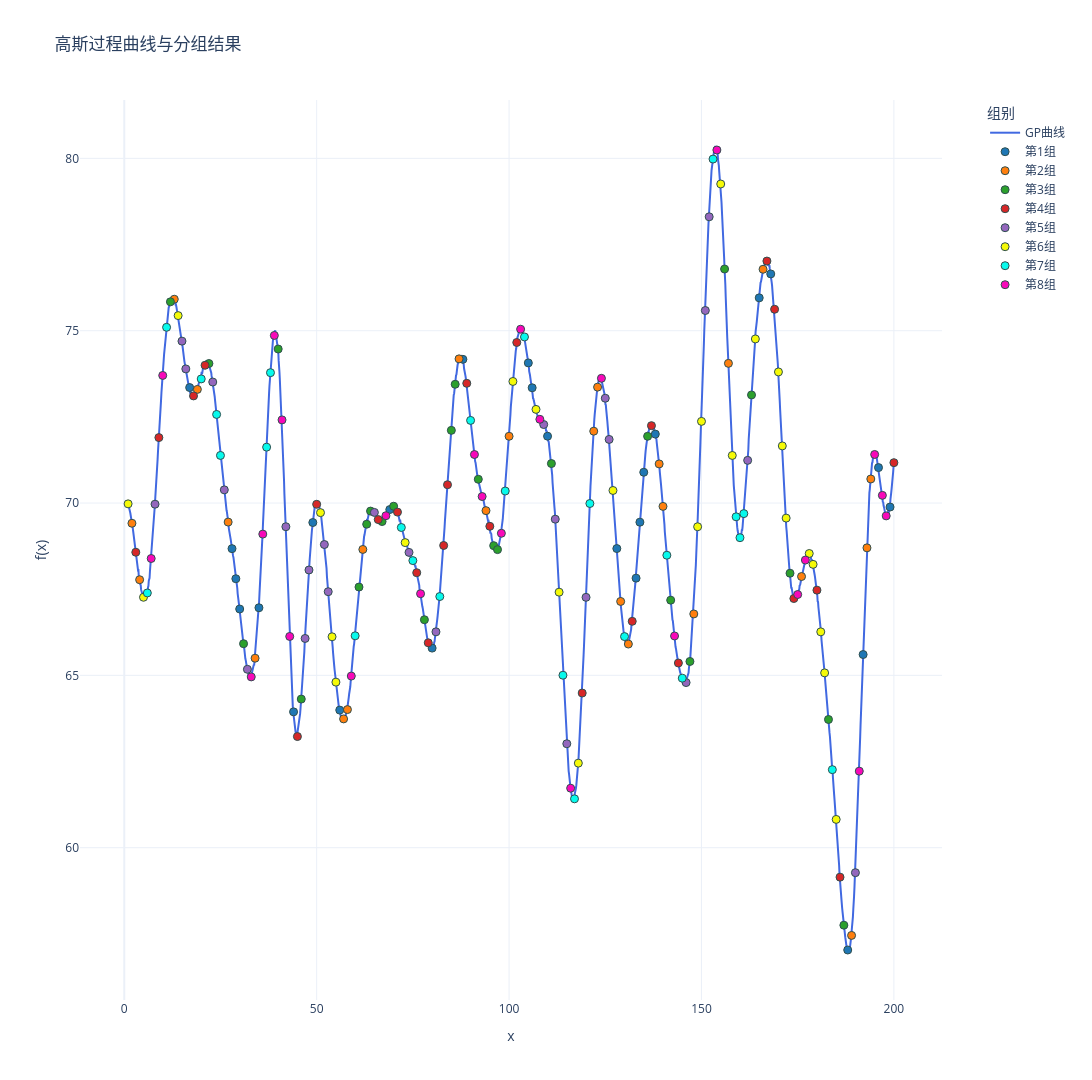

Write notebook code for a chart like this one.
### Code cell
import numpy as np
import plotly.graph_objects as go
from sklearn.gaussian_process import GaussianProcessRegressor
from sklearn.gaussian_process.kernels import RBF, ConstantKernel,WhiteKernel

import sys
import os
# 使用当前工作目录
project_root = os.path.dirname(os.getcwd())  # 获取当前目录的父目录
sys.path.insert(0, project_root)
from util.methods import assign_variances

seed = 15
# 定义核函数
kernel = ConstantKernel(25.0) * RBF(length_scale=4.0) + WhiteKernel(1e-3)
gp = GaussianProcessRegressor(kernel=kernel)

x_dense = np.linspace(1, 200, 2000).reshape(-1, 1)

y_dense = gp.sample_y(x_dense, n_samples=1, random_state=seed).flatten() + 70

# 提取整数点对应的y值
integer_points = np.arange(1, 201)
y_integers = y_dense[np.linspace(0, 1999, 200, dtype=int)]

# 计算整数点的协方差矩阵
cov_matrix = kernel(integer_points.reshape(-1,1))

# 计算相关性矩阵
std_dev = np.sqrt(np.diag(cov_matrix))  
corr_matrix = cov_matrix / np.outer(std_dev, std_dev)  

np.savetxt('Sigma1.txt', cov_matrix, 
           fmt='%.6f',
           header=f'高斯过程协方差矩阵(1-50整数点)\n核函数: {kernel}')

np.savetxt('correlation_matrix.txt', corr_matrix,
           fmt='%.6f',
           header=f'高斯过程相关性矩阵(1-50整数点)\n核函数: {kernel}')

np.savetxt('mu.txt', 
           y_integers,
           fmt='%.6f',
           header='真实均值')

# 创建蛇形分配的分组标签
sorted_indices = np.argsort(y_integers)  # 获取y值从小到大的索引
positions = np.arange(200)
round_num = positions // 8  # 每5个点改变一次方向
pos_in_round = positions % 8

# 蛇形分配逻辑：正向(0,1,2,3,4)和反向(4,3,2,1,0)交替
group_assignments = np.where(
    round_num % 2 == 0,
    pos_in_round,       # 正向分配：0,1,2,3,4,5,6,7
    7 - pos_in_round    # 反向分配：7,6,5,4,3,2,1,0
)

group_labels = np.zeros(200, dtype=int)
group_labels[sorted_indices] = group_assignments
group_names = [f"第{i+1}组" for i in range(8)]  # 组别名称

# 创建分组标签 (5组，蛇形分配)
group_labels = np.zeros(200, dtype=int)
for i in range(200):
    round_num = i // 8  # 每5个点一轮
    pos_in_round = i % 8
    
    if round_num % 2 == 0:  # 偶数轮：正向分配
        group = pos_in_round
    else:  # 奇数轮：反向分配
        group = 7 - pos_in_round
    
    group_labels[sorted_indices[i]] = group

group_names = [f"第{i+1}组" for i in range(8)]  # 组别名称

fig = go.Figure()

fig.add_trace(go.Scatter(
    x=x_dense.flatten(), 
    y=y_dense,
    mode='lines',
    name='GP曲线',
    line=dict(color='royalblue', width=2)
))

colors = ['#1f77b4', '#ff7f0e', '#2ca02c', '#d62728', '#9467bd', '#f5fa07', '#07faec', '#f808b9']  # 8种不同颜色
for group in range(8):
    mask = (group_labels == group)
    fig.add_trace(go.Scatter(
        x=integer_points[mask],
        y=y_integers[mask],
        mode='markers',
        name=group_names[group],
        marker=dict(
            color=colors[group],
            size=8,
            line=dict(width=1, color='DarkSlateGrey')
    )))

fig.update_layout(
    title='高斯过程曲线与分组结果',
    xaxis_title='x',
    yaxis_title='f(x)',
    template='plotly_white',
    height=1080,
    width=1920,
    legend=dict(
        title='组别',
        x=1.05,
        y=1,
        xanchor='left',
        yanchor='top',
        bgcolor='rgba(255,255,255,0.8)'
    ),
    margin=dict(r=150) 
)

fig.show()

### Figure 1 — Plotly figure (JSON) as saved in the notebook; plotly's stock layout.template omitted (floating-point values rounded to 4 significant figures; data arrays with more than 128 entries replaced by an {"elided": "..."} marker saying what was removed)
{"data": [{"line": {"color": "royalblue", "width": 2}, "mode": "lines", "name": "GP曲线", "type": "scatter", "x": {"elided": "2000 float values"}, "y": {"elided": "2000 float values"}}, {"marker": {"color": "#1f77b4", "line": {"color": "DarkSlateGrey", "width": 1}, "size": 8}, "mode": "markers", "name": "第1组", "type": "scatter", "x": [17, 28, 29, 30, 35, 44, 49, 56, 69, 80, 88, 105, 106, 110, 128, 133, 134, 135, 138, 165, 168, 188, 192, 196, 199], "y": [73.35, 68.68, 67.8, 66.93, 66.96, 63.94, 69.43, 63.99, 69.81, 65.79, 74.17, 74.07, 73.34, 71.94, 68.68, 67.82, 69.44, 70.89, 72.0, 75.95, 76.65, 57.03, 65.6, 71.03, 69.88]}, {"marker": {"color": "#ff7f0e", "line": {"color": "DarkSlateGrey", "width": 1}, "size": 8}, "mode": "markers", "name": "第2组", "type": "scatter", "x": [2, 4, 13, 19, 27, 34, 57, 58, 62, 87, 94, 100, 122, 123, 129, 131, 139, 140, 148, 157, 166, 176, 189, 193, 194], "y": [69.41, 67.78, 75.91, 73.3, 69.45, 65.5, 63.74, 64.01, 68.65, 74.18, 69.78, 71.94, 72.08, 73.36, 67.14, 65.91, 71.14, 69.9, 66.78, 74.05, 76.78, 67.87, 57.45, 68.7, 70.7]}, {"marker": {"color": "#2ca02c", "line": {"color": "DarkSlateGrey", "width": 1}, "size": 8}, "mode": "markers", "name": "第3组", "type": "scatter", "x": [12, 22, 31, 40, 46, 61, 63, 64, 67, 70, 78, 85, 86, 92, 96, 97, 111, 136, 142, 147, 156, 163, 173, 183, 187], "y": [75.84, 74.05, 65.92, 74.47, 64.31, 67.56, 69.39, 69.77, 69.46, 69.91, 66.61, 72.11, 73.45, 70.69, 68.76, 68.65, 71.15, 71.94, 67.18, 65.4, 76.79, 73.14, 67.96, 63.72, 57.75]}, {"marker": {"color": "#d62728", "line": {"color": "DarkSlateGrey", "width": 1}, "size": 8}, "mode": "markers", "name": "第4组", "type": "scatter", "x": [3, 9, 18, 21, 45, 50, 66, 71, 76, 79, 83, 84, 89, 95, 102, 119, 132, 137, 144, 167, 169, 174, 180, 186, 200], "y": [68.57, 71.9, 73.11, 74.0, 63.22, 69.96, 69.52, 69.74, 67.98, 65.94, 68.77, 70.53, 73.47, 69.33, 74.66, 64.49, 66.57, 72.25, 65.36, 77.02, 75.62, 67.23, 67.47, 59.14, 71.17]}, {"marker": {"color": "#9467bd", "line": {"color": "DarkSlateGrey", "width": 1}, "size": 8}, "mode": "markers", "name": "第5组", "type": "scatter", "x": [8, 15, 16, 23, 26, 32, 42, 47, 48, 52, 53, 65, 74, 81, 109, 112, 115, 120, 125, 126, 146, 151, 152, 162, 190], "y": [69.97, 74.7, 73.89, 73.51, 70.38, 65.18, 69.31, 66.07, 68.06, 68.8, 67.43, 69.73, 68.57, 66.26, 72.28, 69.53, 63.02, 67.26, 73.04, 71.85, 64.79, 75.59, 78.31, 71.24, 59.27]}, {"marker": {"color": "#f5fa07", "line": {"color": "DarkSlateGrey", "width": 1}, "size": 8}, "mode": "markers", "name": "第6组", "type": "scatter", "x": [1, 5, 14, 51, 54, 55, 73, 101, 107, 113, 118, 127, 149, 150, 155, 158, 164, 170, 171, 172, 178, 179, 181, 182, 185], "y": [69.98, 67.27, 75.44, 69.72, 66.12, 64.8, 68.85, 73.53, 72.72, 67.41, 62.45, 70.36, 69.31, 72.37, 79.26, 71.38, 74.76, 73.8, 71.66, 69.56, 68.54, 68.22, 66.26, 65.07, 60.82]}, {"marker": {"color": "#07faec", "line": {"color": "DarkSlateGrey", "width": 1}, "size": 8}, "mode": "markers", "name": "第7组", "type": "scatter", "x": [6, 11, 20, 24, 25, 37, 38, 60, 72, 75, 82, 90, 99, 104, 114, 117, 121, 130, 141, 145, 153, 159, 160, 161, 184], "y": [67.39, 75.1, 73.6, 72.57, 71.38, 71.62, 73.78, 66.15, 69.29, 68.33, 67.29, 72.4, 70.35, 74.82, 65.0, 61.42, 69.99, 66.12, 68.49, 64.92, 79.98, 69.6, 68.99, 69.69, 62.26]}, {"marker": {"color": "#f808b9", "line": {"color": "DarkSlateGrey", "width": 1}, "size": 8}, "mode": "markers", "name": "第8组", "type": "scatter", "x": [7, 10, 33, 36, 39, 41, 43, 59, 68, 77, 91, 93, 98, 103, 108, 116, 124, 143, 154, 175, 177, 191, 195, 197, 198], "y": [68.39, 73.7, 64.96, 69.1, 74.86, 72.41, 66.13, 64.98, 69.63, 67.37, 71.41, 70.19, 69.12, 75.04, 72.43, 61.73, 73.62, 66.14, 80.24, 67.35, 68.35, 62.22, 71.41, 70.22, 69.63]}], "layout": {"height": 1080, "legend": {"bgcolor": "rgba(255,255,255,0.8)", "title": {"text": "组别"}, "x": 1.05, "xanchor": "left", "y": 1, "yanchor": "top"}, "margin": {"r": 150}, "title": {"text": "高斯过程曲线与分组结果"}, "width": 1920, "xaxis": {"title": {"text": "x"}}, "yaxis": {"title": {"text": "f(x)"}}}}
